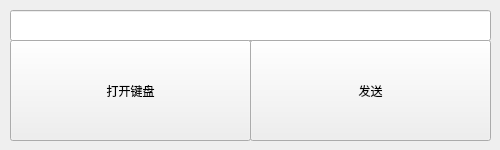
<?xml version="1.0" encoding="UTF-8"?>
<ui version="4.0">
 <class>MainWindow</class>
 <widget class="QMainWindow" name="MainWindow">
  <property name="geometry">
   <rect>
    <x>0</x>
    <y>0</y>
    <width>500</width>
    <height>150</height>
   </rect>
  </property>
  <property name="minimumSize">
   <size>
    <width>500</width>
    <height>150</height>
   </size>
  </property>
  <property name="maximumSize">
   <size>
    <width>500</width>
    <height>150</height>
   </size>
  </property>
  <property name="windowTitle">
   <string>OSC输入框</string>
  </property>
  <widget class="QWidget" name="centralwidget">
   <widget class="QLineEdit" name="tx_input">
    <property name="geometry">
     <rect>
      <x>10</x>
      <y>10</y>
      <width>481</width>
      <height>31</height>
     </rect>
    </property>
    <property name="font">
     <font>
      <pointsize>14</pointsize>
     </font>
    </property>
    <property name="text">
     <string/>
    </property>
   </widget>
   <widget class="QPushButton" name="bt_open">
    <property name="geometry">
     <rect>
      <x>10</x>
      <y>40</y>
      <width>241</width>
      <height>101</height>
     </rect>
    </property>
    <property name="text">
     <string>打开键盘</string>
    </property>
   </widget>
   <widget class="QPushButton" name="bt_close">
    <property name="geometry">
     <rect>
      <x>250</x>
      <y>40</y>
      <width>241</width>
      <height>101</height>
     </rect>
    </property>
    <property name="text">
     <string>发送</string>
    </property>
   </widget>
  </widget>
 </widget>
 <resources/>
 <connections/>
</ui>
